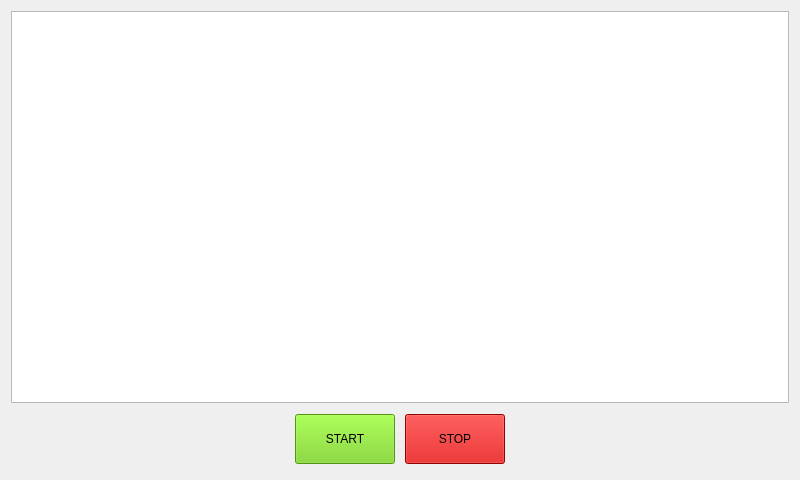
<?xml version="1.0" encoding="UTF-8"?>
<ui version="4.0">
 <class>SensorReadingsWidget</class>
 <widget class="QWidget" name="SensorReadingsWidget">
  <property name="geometry">
   <rect>
    <x>0</x>
    <y>0</y>
    <width>800</width>
    <height>480</height>
   </rect>
  </property>
  <property name="windowTitle">
   <string>Form</string>
  </property>
  <property name="styleSheet">
   <string notr="true">QPushButton#start_sensor_btn
{
	background-color:rgb(115, 210, 22)
}

QPushButton#stop_sensor_btn
{
	background-color:rgb(204, 0, 0)
}</string>
  </property>
  <layout class="QVBoxLayout" name="verticalLayout">
   <item>
    <widget class="QTableView" name="sensor_readings_tbl"/>
   </item>
   <item>
    <layout class="QHBoxLayout" name="horizontalLayout">
     <property name="spacing">
      <number>10</number>
     </property>
     <property name="leftMargin">
      <number>5</number>
     </property>
     <property name="topMargin">
      <number>5</number>
     </property>
     <property name="rightMargin">
      <number>5</number>
     </property>
     <property name="bottomMargin">
      <number>5</number>
     </property>
     <item>
      <spacer name="horizontalSpacer">
       <property name="orientation">
        <enum>Qt::Horizontal</enum>
       </property>
       <property name="sizeHint" stdset="0">
        <size>
         <width>40</width>
         <height>20</height>
        </size>
       </property>
      </spacer>
     </item>
     <item>
      <widget class="QPushButton" name="start_sensor_btn">
       <property name="minimumSize">
        <size>
         <width>100</width>
         <height>50</height>
        </size>
       </property>
       <property name="maximumSize">
        <size>
         <width>100</width>
         <height>50</height>
        </size>
       </property>
       <property name="text">
        <string>START</string>
       </property>
      </widget>
     </item>
     <item>
      <widget class="QPushButton" name="stop_sensor_btn">
       <property name="minimumSize">
        <size>
         <width>100</width>
         <height>50</height>
        </size>
       </property>
       <property name="maximumSize">
        <size>
         <width>100</width>
         <height>50</height>
        </size>
       </property>
       <property name="text">
        <string>STOP</string>
       </property>
      </widget>
     </item>
     <item>
      <spacer name="horizontalSpacer_2">
       <property name="orientation">
        <enum>Qt::Horizontal</enum>
       </property>
       <property name="sizeHint" stdset="0">
        <size>
         <width>40</width>
         <height>20</height>
        </size>
       </property>
      </spacer>
     </item>
    </layout>
   </item>
  </layout>
 </widget>
 <resources/>
 <connections/>
</ui>
